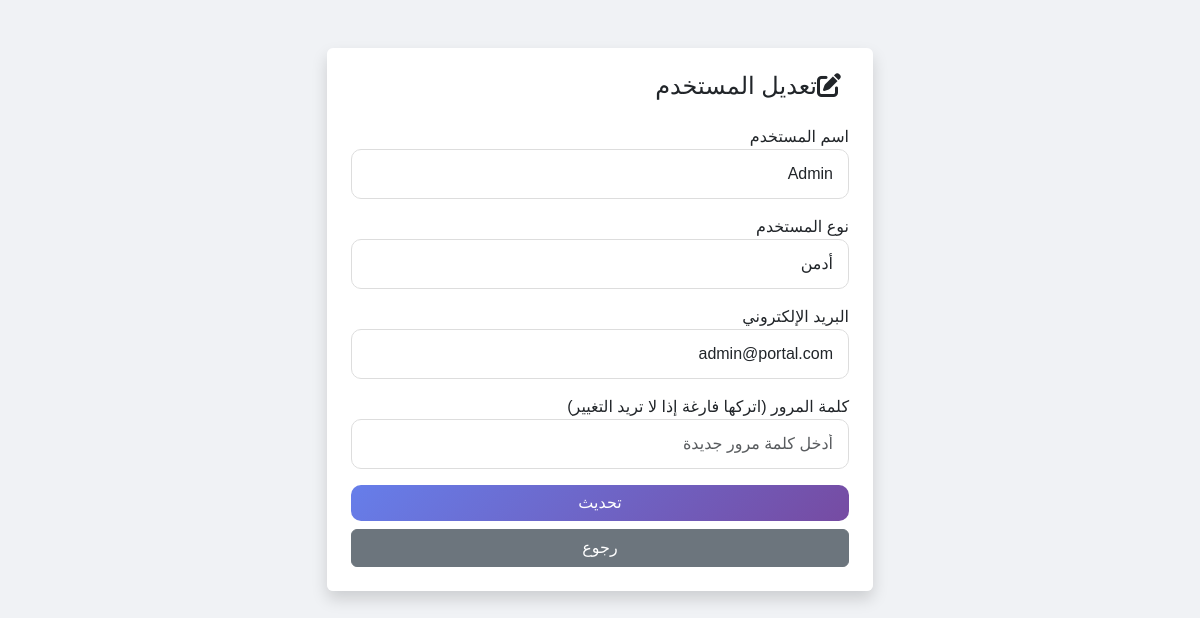
/edit_user.php?id=2 (signed in), run on the app's committed database.
### tables this page shows
CREATE TABLE `users` (
  `id` int(11) NOT NULL,
  `username` varchar(100) NOT NULL,
  `email` varchar(100) NOT NULL,
  `password` varchar(255) NOT NULL,
  `role` enum('admin','user') DEFAULT 'user',
  `created_at` timestamp NOT NULL DEFAULT current_timestamp()
);

### edit_user.php (the view, shortened to what this page needs)
<?php
require_once 'config/database.php';
$id = $_GET['id'];
$stmt = $pdo->prepare("SELECT * FROM users WHERE id = ?");
$stmt->execute([$id]);
$user = $stmt->fetch();
?>
<!DOCTYPE html>
<html lang="ar" dir="rtl">
<head>
    <link href="https://cdn.jsdelivr.net/npm/bootstrap@5.3.0/dist/css/bootstrap.min.css" rel="stylesheet">
    <link rel="stylesheet" href="https://cdnjs.cloudflare.com/ajax/libs/font-awesome/6.0.0/css/all.min.css">
    <link rel="stylesheet" href="assets/css/style.css">
</head>
<body class="dashboard-body">
<div class="container py-5">
    <div class="row justify-content-center">
        <div class="col-md-6">
            <div class="card shadow">
                <div class="card-body p-4">
                    <h4 class="mb-4"><i class="fas fa-edit me-2"></i>تعديل المستخدم</h4>
                    <form method="POST">
                        <div class="mb-3">
                            <label>اسم المستخدم</label>
                            <input type="text" name="username" class="form-control" value="<?= htmlspecialchars($user['username']) ?>" required>
                        </div>
                        <div class="mb-3">
                            <label>نوع المستخدم</label>
                            <select name="role" class="form-control" required>
                                <option value="admin" <?= $user['role'] == 'admin' ? 'selected' : '' ?>>أدمن</option>
                            </select>
                        </div>
                        <div class="mb-3">
                            <label>البريد الإلكتروني</label>
                            <input type="email" name="email" class="form-control" value="<?= htmlspecialchars($user['email']) ?>" required>
                        </div>
                        <div class="mb-3">
                            <label>كلمة المرور (اتركها فارغة إذا لا تريد التغيير)</label>
                            <input type="text" name="password" class="form-control" placeholder="أدخل كلمة مرور جديدة">
                        </div>
                        <button type="submit" class="btn btn-primary w-100">تحديث</button>
                        <a href="dashboard.php" class="btn btn-secondary w-100 mt-2">رجوع</a>
                    </form>
                </div>
            </div>
        </div>
    </div>
</div>
</body>
</html>

### assets/css/style.css (style rules this page uses)
* { margin: 0; padding: 0; box-sizing: border-box; }
body { font-family: 'Tahoma', sans-serif; background: linear-gradient(135deg, #667eea 0%, #764ba2 100%); min-height: 100vh; }
.card { backdrop-filter: blur(10px); background: rgba(255, 255, 255, 0.95); border: none; transition: transform 0.3s ease; }
.form-control { border-radius: 10px; padding: 12px 15px; border: 1px solid #ddd; transition: all 0.3s ease; }
.btn-primary { background: linear-gradient(135deg, #667eea 0%, #764ba2 100%); border: none; border-radius: 10px; font-size: 16px; transition: all 0.3s ease; }
.dashboard-body { background: #f0f2f5; }

### data on the page
users: username "Admin", role "أدمن", email "admin@portal.com"
